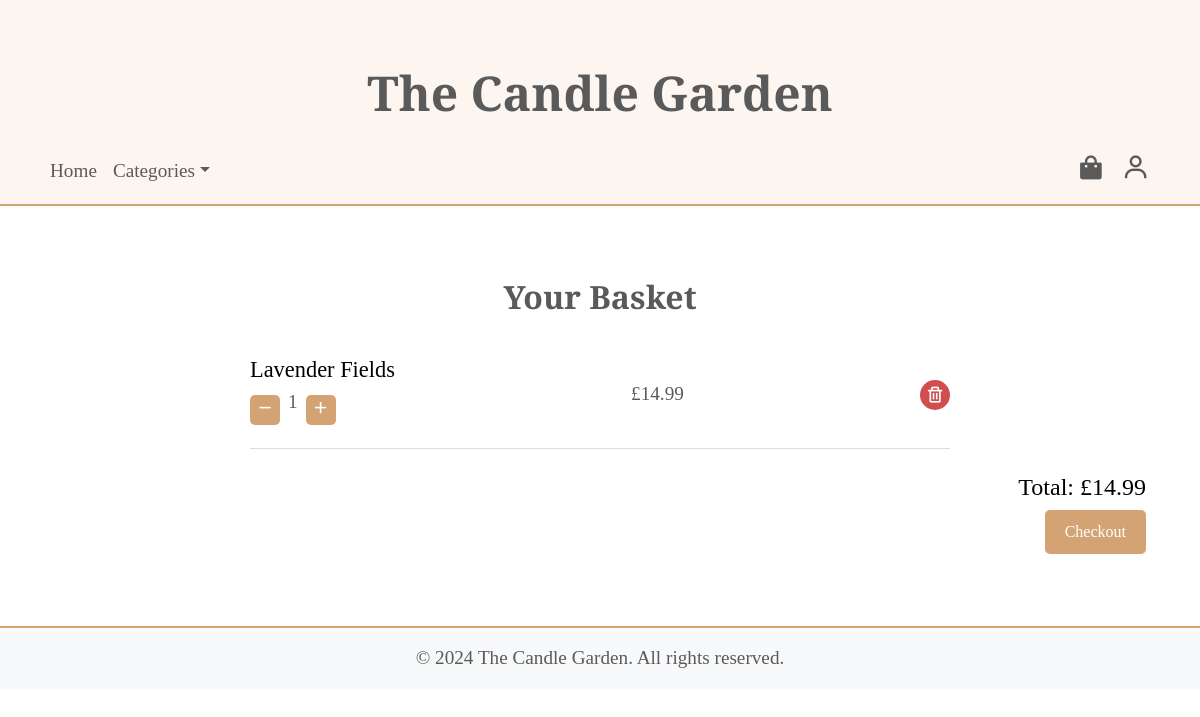
Before: /basket (signed in) with the older database file.
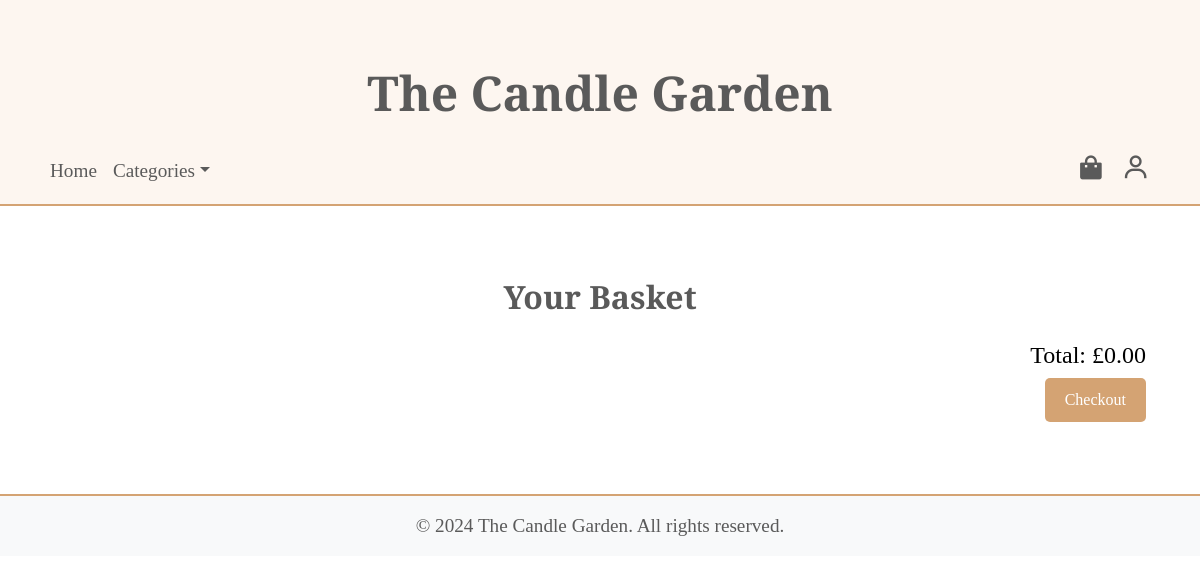
After: the same page with the newer database file.
### app/models.py (models this page shows, shortened)
class BasketItem(db.Model):
    id = db.Column(db.Integer, primary_key=True)
    basket_id = db.Column(db.Integer, db.ForeignKey('basket.id'), nullable=False)
    candle_id = db.Column(db.Integer, db.ForeignKey('candle.id'), nullable=False)
    quantity = db.Column(db.Integer, nullable=False, default=1)
    basket = db.relationship('Basket', back_populates='items')
    candle = db.relationship('Candle')

class Candle(db.Model):
    id = db.Column(db.Integer, primary_key=True)
    name = db.Column(db.String(100), nullable=False, unique=True)
    description = db.Column(db.Text, nullable=True)
    price = db.Column(db.Float, nullable=False)
    stock = db.Column(db.Integer, nullable=False, default=0)
    image_filename = db.Column(db.String(255), nullable=True)
    categories = db.relationship('Category', secondary=candle_category, back_populates='candles')
    baskets = db.relationship('Basket', secondary=basket_candle, back_populates='candles')
    orders = db.relationship('OrderItem', back_populates='candle')

### app/views.py (the view)
@app.route('/basket')
@login_required
def basket():
    form = CSRFProtectForm()
    items = current_user.basket.items if current_user.basket else []
    total_price = sum(item.candle.price * item.quantity for item in items)
    return render_template('basket.html', items=items, total_price=total_price, form=form)

### app/__init__.py (called while the page is built)
@login_manager.user_loader
def load_user(user_id):
    from app.models import User
    return User.query.get(int(user_id))

### app/views.py (called while the page is built)
@app.context_processor
def inject_categories():
    categories = Category.query.all()
    return dict(categories=categories)

### app/templates/basket.html (shortened to what this page needs)
{% extends "base.html" %}
{% block content %}
<div class="container py-5">
    <h2 class="text-center mb-4">Your Basket</h2>
    <div class="basket-items">
        {% for item in items %}
        <div id="basket-item-{{ item.id }}" class="basket-item d-flex justify-content-between align-items-center py-3">
            <div>
                <h5 class="mb-1">{{ item.candle.name }}</h5>
                <div class="d-flex align-items-center">
                    <button type="button" class="my-btn update-basket" data-item-id="{{ item.id }}" data-action="decrement">
                        <i class='bx bx-minus'></i>
                    </button>
                    <span class="mx-2"><p id="item-quantity-{{ item.id }}">{{ item.quantity }}</p></span>
                    <button type="button" class="my-btn update-basket" data-item-id="{{ item.id }}" data-action="increment">
                        <i class='bx bx-plus'></i>
                    </button>
                </div>
            </div>
            <div>
                <p id="item-total-{{ item.id }}" class="mb-0">£{{ "%.2f"|format(item.candle.price * item.quantity) }}</p>
            </div>
            <div>
                <button type="button" class="cart-remove update-basket" data-item-id="{{ item.id }}" data-action="remove">
                    <i class='bx bx-trash'></i>
                </button>
            </div>
        </div>
        {% endfor %}
    </div>
    <div class="text-end mt-4">
        <h4 id="basket-total">Total: £{{ "%.2f"|format(total_price) }}</h4>
        <form action="{{ url_for('checkout') }}" method="POST" style="display: inline;">
            <button type="submit" class="my-btn">Checkout</button>
        </form>
    </div>
</div>
{% endblock %}

Changed rows visible on the page:
removed BasketItem: candle.name "Lavender Fields", quantity "1"
no longer on this page (row edited): Candle: item.candle.price*item.quantity "14.99"
Other visible differences:
{{ "%.2f"|format(total_price) }}: "14.99" → "0.00"
